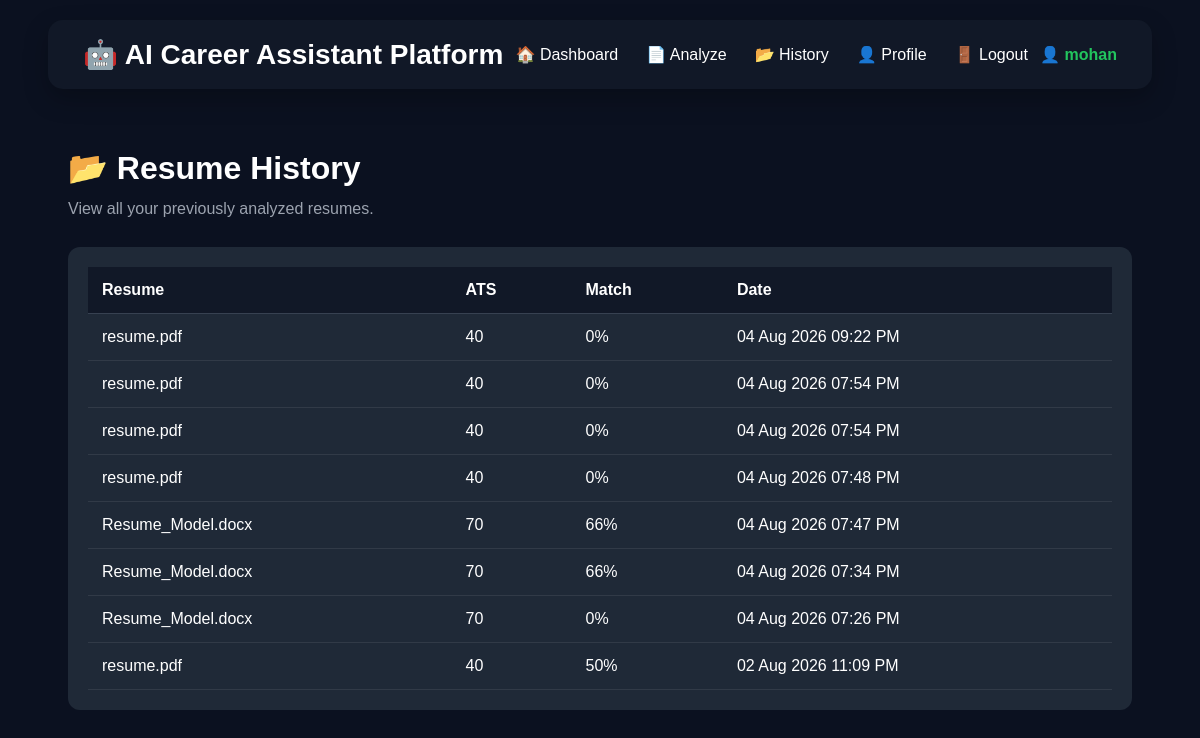
Page /history (signed in) on the earlier database version.
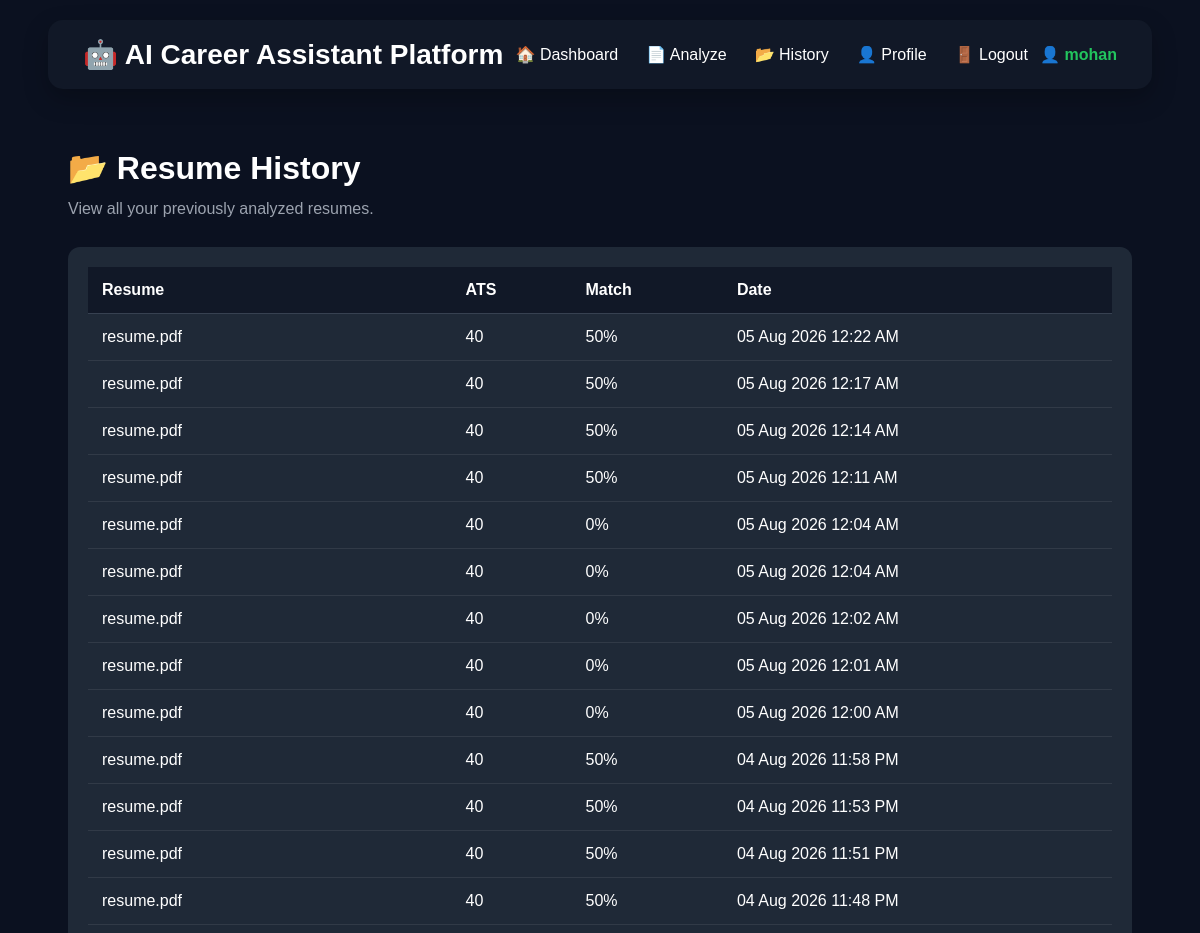
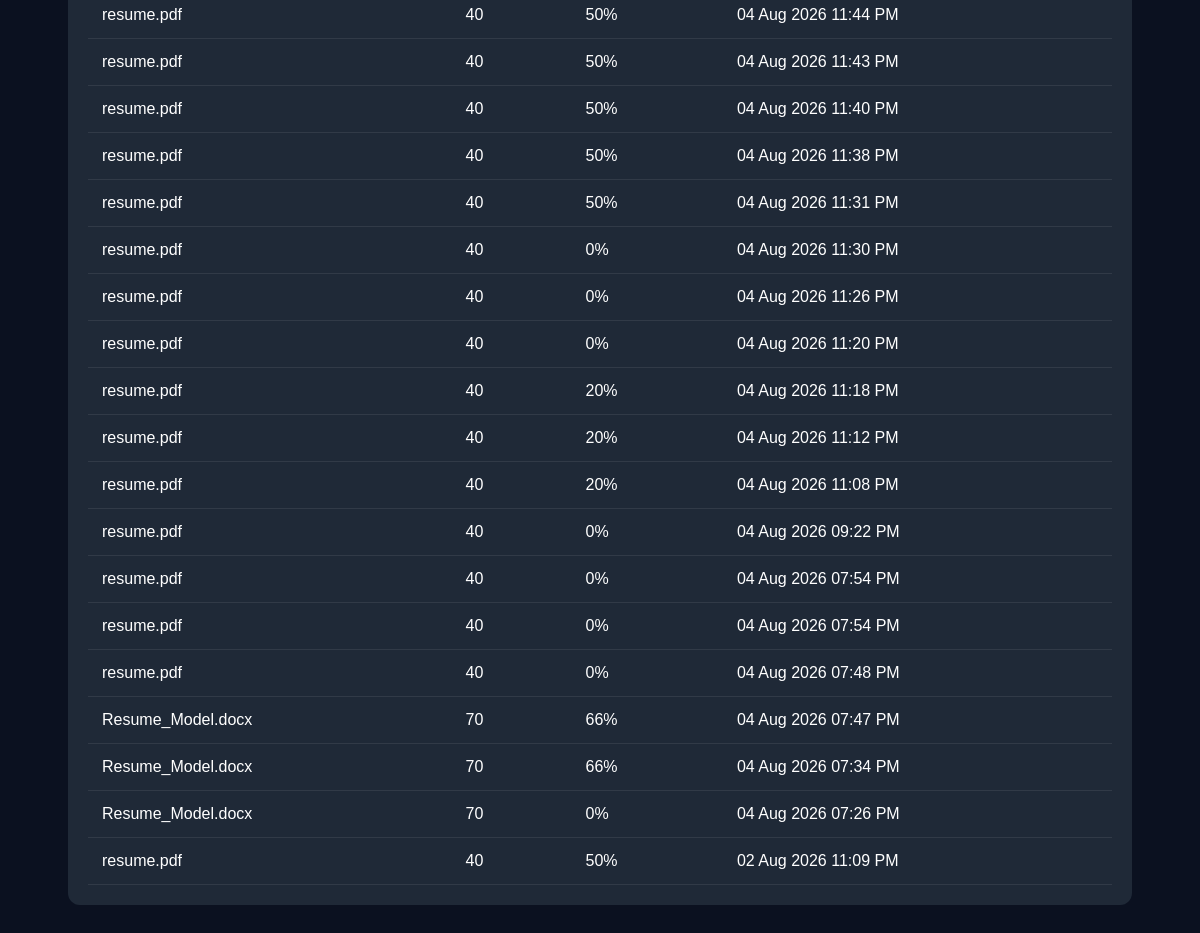
Same page on the later database version (2 pictures, top to bottom).
### models.py (models this page shows)
class User(UserMixin, db.Model):
    id = db.Column(db.Integer, primary_key=True)
    username = db.Column(
        db.String(100),
        unique=True,
        nullable=False
    )
    joined_date = db.Column(
    db.DateTime,
    default=datetime.utcnow
    )
    email = db.Column(
        db.String(150),
        unique=True,
        nullable=False
    )
    password = db.Column(
        db.String(200),
        nullable=False
    )

class ResumeHistory(db.Model):
    id = db.Column(
        db.Integer,
        primary_key=True
    )
    resume_name = db.Column(db.String(200))
    filename = db.Column(
        db.String(200)
    )
    ats_score = db.Column(
        db.Integer
    )
    match_score = db.Column(
        db.Integer
    )
    created_at = db.Column(
        db.DateTime
    )
    pdf_path = db.Column(
        db.String(300)
    )
    user_id = db.Column(
        db.Integer,
        db.ForeignKey("user.id")
    )

### app.py (the view)
@app.route("/history")
@login_required
def history():
    reports = ResumeHistory.query.filter_by(
        user_id=current_user.id
    ).order_by(
        ResumeHistory.created_at.desc()
    ).all()
    return render_template(
        "history.html",
        history=reports
    )

### app.py (called while the page is built)
@login_manager.user_loader
def load_user(user_id):
    return User.query.get(int(user_id))

### templates/history.html (shortened to what this page needs)
{% extends "base.html" %}
{% block head %}
<link rel="stylesheet"
      href="{{ url_for('static', filename='css/history.css') }}">
{% endblock %}
{% block content %}
<div class="container">
<div class="page-header">
    <h1>📂 Resume History</h1>
    <p>View all your previously analyzed resumes.</p>
</div>
<div class="history-card">
<table class="history-table">
<tr>
<th>Resume</th>
<th>ATS</th>
<th>Match</th>
<th>Date</th>
</tr>
{% for item in history %}
<tr>
<td>{{ item.resume_name }}</td>
<td>{{ item.ats_score }}</td>
<td>{{ item.match_score }}%</td>
<td>{{ item.created_at.strftime('%d %b %Y %I:%M %p') }}</td>
</tr>
{% endfor %}
</table>
</div>
{% endblock %}

### templates/base.html (shortened to what this page needs)
<!DOCTYPE html>
<html lang="en">
<head>
    <link rel="stylesheet"
          href="{{ url_for('static', filename='css/base.css') }}">
    {% block head %}{% endblock %}
</head>
<body>
{% if current_user.is_authenticated %}
<nav class="navbar">
    <div class="logo">
        🤖 AI Career Assistant Platform
    </div>
    <ul>
        <li><a href="/dashboard">🏠 Dashboard</a></li>
        <li><a href="/">📄 Analyze</a></li>
        <li><a href="/history">📂 History</a></li>
        <li><a href="/profile">👤 Profile</a></li>
        <li><a href="/logout">🚪 Logout</a></li>
    </ul>
    <div class="user">
        👤 {{ current_user.username }}
    </div>
</nav>
{% endif %}
{% block content %}
{% endblock %}
</body>
</html>

### static/css/base.css (style rules this page uses)
* { margin:0; padding:0; box-sizing:border-box; font-family:Arial, Helvetica, sans-serif; }
body { background:#0B1120; color:#ffffff; min-height:100vh; }
.container { width:92%; max-width:1400px; margin:auto; padding:30px 0; }
h1 { font-size:38px; font-weight:700; }
p { line-height:1.7; }
a { text-decoration:none; color:white; }
table { width:100%; border-collapse:collapse; }
table th { background:#2563eb; color:white; padding:14px; }
table td { padding:14px; text-align:center; border-bottom:1px solid rgba(255,255,255,.08); }
.navbar { width:92%; margin:20px auto; padding:18px 35px; display:flex; justify-content:space-between; align-items:center; background:#111827; border-radius:15px; box-shadow:0 10px 25px rgba(0,0,0,.25); position:sticky; top:15px; z-index:999; }
.logo { font-size:28px; font-weight:bold; }
.navbar ul { display:flex; list-style:none; gap:28px; }
.navbar ul li a { color:white; transition:.3s; }
.user { color:#22c55e; font-weight:bold; }

### static/css/history.css (style rules this page uses)
.container { max-width: 1200px; margin: 40px auto; padding: 20px; }
.page-header { margin-bottom: 25px; }
.page-header h1 { font-size: 2rem; margin-bottom: 8px; }
.page-header p { color: #9ca3af; }
.history-card { background: #1f2937; border-radius: 12px; padding: 20px; overflow-x: auto; }
.history-table { width: 100%; border-collapse: collapse; }
.history-table th, .history-table td { padding: 14px; text-align: left; }
.history-table th { background: #111827; }
.history-table tr { border-bottom: 1px solid #374151; }

Differences in the rows shown:
added ResumeHistory: resume_name "resume.pdf", ats_score "40", match_score "50", created_at "05 Aug 2026 12:22 AM"
added ResumeHistory: resume_name "resume.pdf", ats_score "40", match_score "50", created_at "05 Aug 2026 12:17 AM"
added ResumeHistory: resume_name "resume.pdf", ats_score "40", match_score "50", created_at "05 Aug 2026 12:14 AM"
added ResumeHistory: resume_name "resume.pdf", ats_score "40", match_score "50", created_at "05 Aug 2026 12:11 AM"
added ResumeHistory: resume_name "resume.pdf", ats_score "40", match_score "0", created_at "05 Aug 2026 12:04 AM"
added ResumeHistory: resume_name "resume.pdf", ats_score "40", match_score "0", created_at "05 Aug 2026 12:04 AM"
added ResumeHistory: resume_name "resume.pdf", ats_score "40", match_score "0", created_at "05 Aug 2026 12:02 AM"
added ResumeHistory: resume_name "resume.pdf", ats_score "40", match_score "0", created_at "05 Aug 2026 12:01 AM"
added ResumeHistory: resume_name "resume.pdf", ats_score "40", match_score "0", created_at "05 Aug 2026 12:00 AM"
added ResumeHistory: resume_name "resume.pdf", ats_score "40", match_score "50", created_at "04 Aug 2026 11:58 PM"
added ResumeHistory: resume_name "resume.pdf", ats_score "40", match_score "50", created_at "04 Aug 2026 11:53 PM"
added ResumeHistory: resume_name "resume.pdf", ats_score "40", match_score "50", created_at "04 Aug 2026 11:51 PM"
added ResumeHistory: resume_name "resume.pdf", ats_score "40", match_score "50", created_at "04 Aug 2026 11:48 PM"
added ResumeHistory: resume_name "resume.pdf", ats_score "40", match_score "50", created_at "04 Aug 2026 11:44 PM"
added ResumeHistory: resume_name "resume.pdf", ats_score "40", match_score "50", created_at "04 Aug 2026 11:43 PM"
added ResumeHistory: resume_name "resume.pdf", ats_score "40", match_score "50", created_at "04 Aug 2026 11:40 PM"
added ResumeHistory: resume_name "resume.pdf", ats_score "40", match_score "50", created_at "04 Aug 2026 11:38 PM"
added ResumeHistory: resume_name "resume.pdf", ats_score "40", match_score "50", created_at "04 Aug 2026 11:31 PM"
added ResumeHistory: resume_name "resume.pdf", ats_score "40", match_score "0", created_at "04 Aug 2026 11:30 PM"
added ResumeHistory: resume_name "resume.pdf", ats_score "40", match_score "0", created_at "04 Aug 2026 11:26 PM"
added ResumeHistory: resume_name "resume.pdf", ats_score "40", match_score "0", created_at "04 Aug 2026 11:20 PM"
added ResumeHistory: resume_name "resume.pdf", ats_score "40", match_score "20", created_at "04 Aug 2026 11:18 PM"
added ResumeHistory: resume_name "resume.pdf", ats_score "40", match_score "20", created_at "04 Aug 2026 11:12 PM"
added ResumeHistory: resume_name "resume.pdf", ats_score "40", match_score "20", created_at "04 Aug 2026 11:08 PM"
